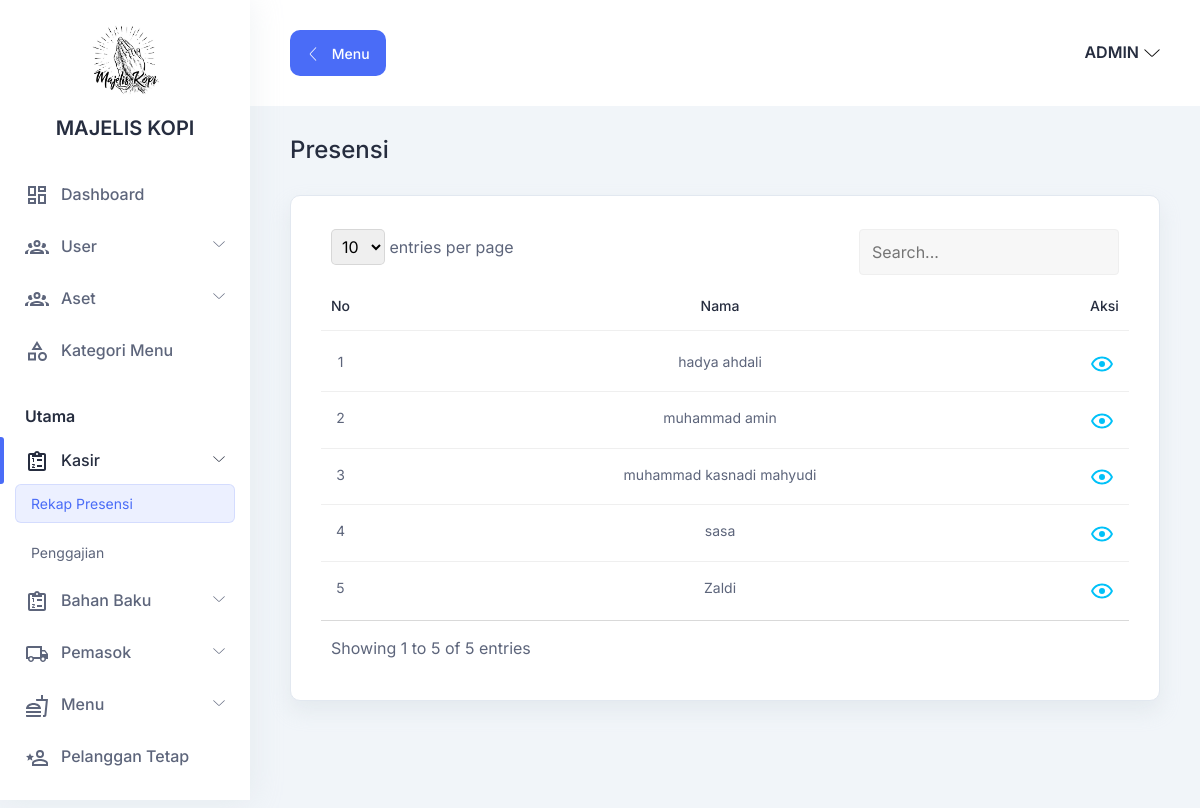
Screenshot of /index.php?h1=karyawan&h2=presensi (signed in) with the database file from the repository.
### tables this page shows
CREATE TABLE `kasir`(
    `id` BIGINT UNSIGNED AUTO_INCREMENT,
    `id_user` BIGINT UNSIGNED,
    `nama` VARCHAR(255),
    `tempat_lahir` VARCHAR(255),
    `tanggal_lahir` DATE,
    `jenis_kelamin` VARCHAR(255),
    `nominal_gaji` BIGINT UNSIGNED,
    `foto` VARCHAR(255),
    PRIMARY KEY (`id`),
    FOREIGN KEY (`id_user`) REFERENCES user (`id`) ON DELETE CASCADE 
);

### halaman/presensi/index.php (the view, shortened to what this page needs)
<section class="table-components">
    <div class="container-fluid">
        <div class="title-wrapper pt-30">
            <div class="row align-items-center">
                <div class="col">
                    <div class="title mb-30">
                        <h3>Presensi</h3>
                    </div>
                </div>
            </div>
        </div>
        <div class="tables-wrapper">
            <div class="row">
                <div class="col-lg-12">
                    <div class="card-style mb-30">
                        <div class="table-responsive">
                            <table id="table" class="table">
                                <thead>
                                    <tr>
                                        <th class="text-center fit">
                                            <h6>No</h6>
                                        </th>
                                        <th class="text-center">
                                            <h6>Nama</h6>
                                        </th>
                                        <th class="text-center fit">
                                            <h6>Aksi</h6>
                                        </th>
                                    </tr>
                                </thead>
                                <?php
                                $result = $conn->query("SELECT * FROM kasir ORDER BY nama");
                                $no = 1;
                                ?>
                                <tbody>
                                    <?php if ($result->num_rows) : ?>
                                        <?php while ($row = $result->fetch_assoc()) : ?>
                                            <tr>
                                                <td class="text-center fit">
                                                    <p><?= $no++; ?></p>
                                                </td>
                                                <td class="text-center">
                                                    <p><?= $row['nama']; ?></p>
                                                </td>
                                                <td class="d-flex gap-2">
                                                    <div class="action">
                                                        <a href="?h1=karyawan&h2=presensi&h3=karyawan_per_presensi&id_kasir=<?= $row['id']; ?>" class="text-secondary" title="Lihat Menu">
                                                        </a>
                                                    </div>
                                                </td>
                                            </tr>
                                        <?php endwhile; ?>
                                    <?php else : ?>
                                        <tr>
                                            <td class="text-center" colspan="3">Data Kosong</td>
                                        </tr>
                                    <?php endif; ?>
                                </tbody>
                            </table>
                        </div>
                    </div>
                </div>
            </div>
        </div>
    </div>
</section>

### assets/css/fullcalendar.css (style rules this page uses)
:root { --fc-daygrid-event-dot-width: 8px; }
:root { --fc-list-event-dot-width: 10px; --fc-list-event-hover-bg-color: #f5f5f5; }

### assets/css/datatable.css (style rules this page uses)
.dataTable-table { max-width: 100%; width: 100%; border-spacing: 0; border-collapse: separate; }
.dataTable-table > tbody > tr > td, .dataTable-table > tbody > tr > th, .dataTable-table > tfoot > tr > td, .dataTable-table > tfoot > tr > th, .dataTable-table > thead > tr > td, .dataTable-table > thead > tr > th { vertical-align: top; padding: 8px 10px; }
.dataTable-table > thead > tr > th { vertical-align: bottom; text-align: left; border-bottom: 1px solid #d9d9d9; }
.dataTable-table th { vertical-align: bottom; text-align: left; }

### index.php (style rules this page uses)
.fit { width: 1%; white-space: nowrap; }

### rows the page displays
kasir: nama "hadya ahdali"
kasir: nama "muhammad amin"
kasir: nama "muhammad kasnadi mahyudi"
kasir: nama "sasa"
kasir: nama "Zaldi"
